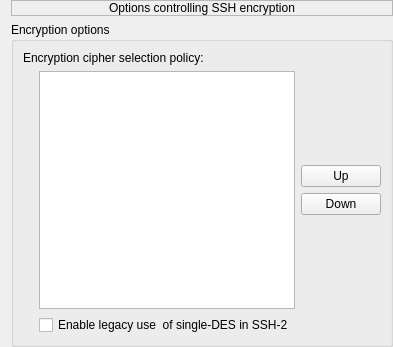
     <widget class="QWidget" name="page_22">
      <layout class="QVBoxLayout" name="verticalLayout_16">
       <property name="topMargin">
        <number>0</number>
       </property>
       <property name="rightMargin">
        <number>0</number>
       </property>
       <property name="bottomMargin">
        <number>0</number>
       </property>
       <item>
        <widget class="QLabel" name="label_134">
         <property name="frameShape">
          <enum>QFrame::Shape::StyledPanel</enum>
         </property>
         <property name="text">
          <string>Options controlling SSH encryption</string>
         </property>
         <property name="alignment">
          <set>Qt::AlignmentFlag::AlignCenter</set>
         </property>
         <property name="margin">
          <number>2</number>
         </property>
        </widget>
       </item>
       <item>
        <widget class="QGroupBox" name="groupBox_43">
         <property name="sizePolicy">
          <sizepolicy hsizetype="Preferred" vsizetype="MinimumExpanding">
           <horstretch>0</horstretch>
           <verstretch>0</verstretch>
          </sizepolicy>
         </property>
         <property name="title">
          <string>Encryption options</string>
         </property>
         <property name="flat">
          <bool>true</bool>
         </property>
         <layout class="QGridLayout" name="gridLayout_2">
          <item row="4" column="2">
           <spacer name="verticalSpacer_25">
            <property name="orientation">
             <enum>Qt::Orientation::Vertical</enum>
            </property>
            <property name="sizeHint" stdset="0">
             <size>
              <width>20</width>
              <height>88</height>
             </size>
            </property>
           </spacer>
          </item>
          <item row="5" column="1">
           <widget class="QCheckBox" name="chb_ssh2_des_cbc">
            <property name="text">
             <string>Enable legacy use  of single-DES in SSH-2</string>
            </property>
           </widget>
          </item>
          <item row="1" column="2">
           <spacer name="verticalSpacer_3">
            <property name="orientation">
             <enum>Qt::Orientation::Vertical</enum>
            </property>
            <property name="sizeHint" stdset="0">
             <size>
              <width>20</width>
              <height>88</height>
             </size>
            </property>
           </spacer>
          </item>
          <item row="1" column="1" rowspan="4">
           <widget class="QListWidget" name="l_ssh_cipherlist">
            <property name="sizePolicy">
             <sizepolicy hsizetype="Expanding" vsizetype="Expanding">
              <horstretch>0</horstretch>
              <verstretch>0</verstretch>
             </sizepolicy>
            </property>
           </widget>
          </item>
          <item row="2" column="2">
           <widget class="QPushButton" name="pb_ssh_cipher_up">
            <property name="text">
             <string>Up</string>
            </property>
           </widget>
          </item>
          <item row="3" column="2">
           <widget class="QPushButton" name="pb_ssh_cipher_down">
            <property name="text">
             <string>Down</string>
            </property>
           </widget>
          </item>
          <item row="1" column="0">
           <widget class="QWidget" name="widget_50" native="true">
            <property name="sizePolicy">
             <sizepolicy hsizetype="Fixed" vsizetype="Fixed">
              <horstretch>0</horstretch>
              <verstretch>0</verstretch>
             </sizepolicy>
            </property>
            <property name="minimumSize">
             <size>
              <width>10</width>
              <height>10</height>
             </size>
            </property>
            <property name="maximumSize">
             <size>
              <width>10</width>
              <height>10</height>
             </size>
            </property>
           </widget>
          </item>
          <item row="0" column="0" colspan="2">
           <widget class="QLabel" name="label_92">
            <property name="text">
             <string>Encryption cipher selection policy:</string>
            </property>
           </widget>
          </item>
         </layout>
        </widget>
       </item>
      </layout>
     </widget>
